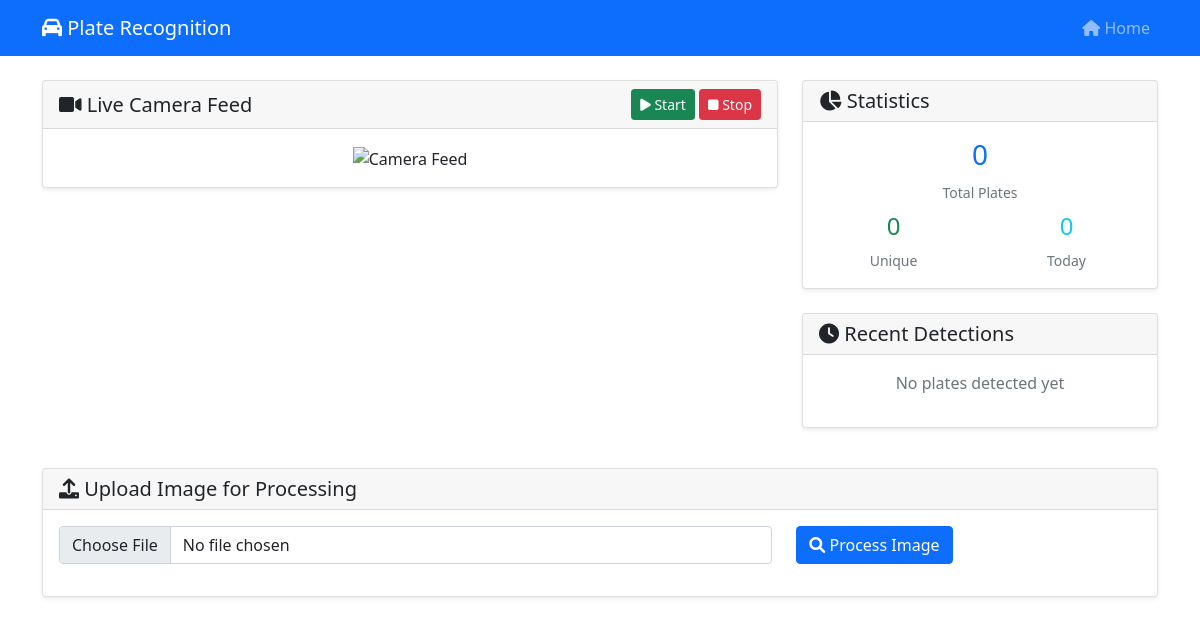
Before: / with the older database file.
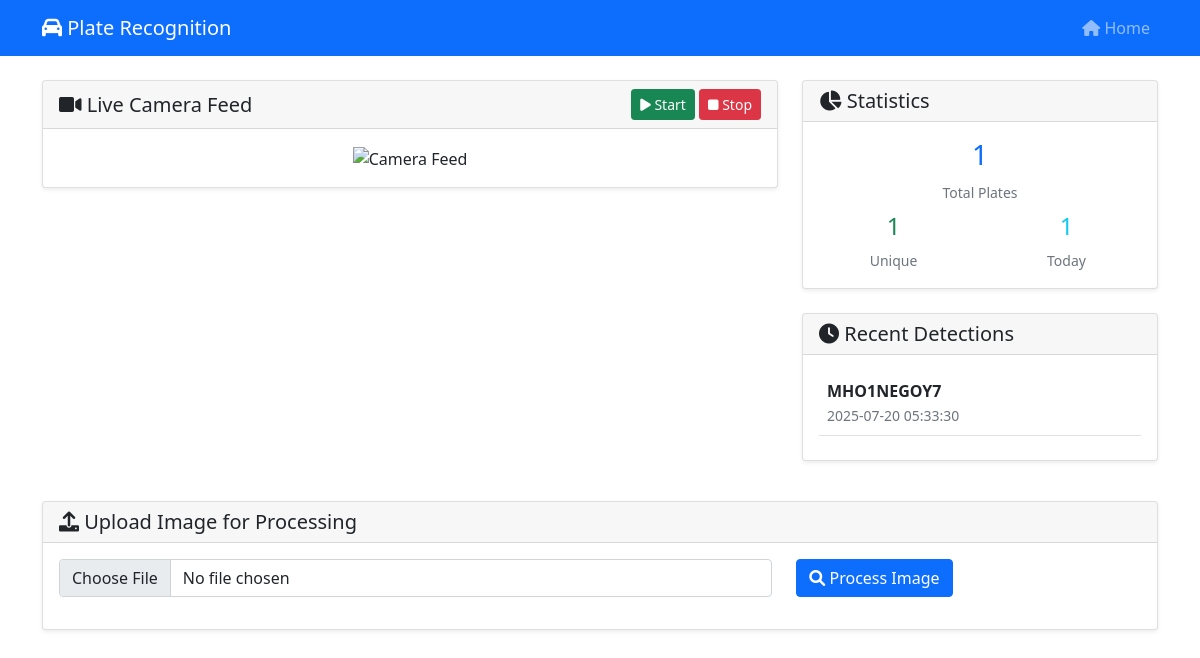
After: the same page with the newer database file.
### tables this page shows
CREATE TABLE detected_plates (
                id INTEGER PRIMARY KEY AUTOINCREMENT,
                plate_number TEXT NOT NULL,
                confidence_score REAL,
                timestamp DATETIME DEFAULT CURRENT_TIMESTAMP,
                image_path TEXT,
                vehicle_type TEXT,
                location TEXT,
                status TEXT DEFAULT 'detected'
            );

### app/web/routes.py (the view)
@main.route('/')
def index():
    stats = db_manager.get_statistics()
    recent_plates = db_manager.get_recent_plates(10)
    return render_template('index.html', stats=stats, recent_plates=recent_plates)

### app/models/database.py (called while the page is built)
    def get_connection(self):
        if not hasattr(self._local, 'connection'):
            self._local.connection = sqlite3.connect(str(self.db_path))
            self._local.connection.row_factory = sqlite3.Row
        return self._local.connection

    def get_recent_plates(self, limit=50):
        conn = self.get_connection()
        cursor = conn.cursor()
        cursor.execute('''
            SELECT * FROM detected_plates
            ORDER BY timestamp DESC
            LIMIT ?
        ''', (limit,))
        return cursor.fetchall()

### app/web/templates/index.html (shortened to what this page needs)
{% extends "base.html" %}
{% block content %}
<div class="row">
    <div class="col-md-8">
        <div class="card">
            <div class="card-header d-flex justify-content-between align-items-center">
                <h5 class="mb-0"><i class="fas fa-video"></i> Live Camera Feed</h5>
                <div>
                    <a href="{{ url_for('main.start_camera') }}" class="btn btn-success btn-sm">
                        <i class="fas fa-play"></i> Start
                    </a>
                    <a href="{{ url_for('main.stop_camera') }}" class="btn btn-danger btn-sm">
                        <i class="fas fa-stop"></i> Stop
                    </a>
                </div>
            </div>
            <div class="card-body text-center">
                <img src="{{ url_for('main.video_feed') }}" class="img-fluid" alt="Camera Feed">
            </div>
        </div>
    </div>
    <div class="col-md-4">
        <div class="card mb-4">
            <div class="card-header">
                <h5 class="mb-0"><i class="fas fa-chart-pie"></i> Statistics</h5>
            </div>
            <div class="card-body">
                <div class="row text-center">
                    <div class="col-12 mb-2">
                        <h3 class="text-primary">{{ stats.total_plates or 0 }}</h3>
                        <small class="text-muted">Total Plates</small>
                    </div>
                    <div class="col-6">
                        <h4 class="text-success">{{ stats.unique_plates or 0 }}</h4>
                        <small class="text-muted">Unique</small>
                    </div>
                    <div class="col-6">
                        <h4 class="text-info">{{ stats.today_detections or 0 }}</h4>
                        <small class="text-muted">Today</small>
                    </div>
                </div>
            </div>
        </div>
        <div class="card">
            <div class="card-header">
                <h5 class="mb-0"><i class="fas fa-clock"></i> Recent Detections</h5>
            </div>
            <div class="card-body">
                {% if recent_plates %}
                    <div class="recent-plates" style="max-height: 400px; overflow-y: auto;">
                        {% for plate in recent_plates %}
                        <div class="d-flex justify-content-between align-items-center mb-2 p-2 border-bottom">
                            <div>
                                <strong>{{ plate.plate_number }}</strong><br>
                                <small class="text-muted">{{ plate.timestamp }}</small>
                            </div>
                        </div>
                        {% endfor %}
                    </div>
                {% else %}
                    <p class="text-muted text-center">No plates detected yet</p>
                {% endif %}
            </div>
        </div>
    </div>
</div>
<div class="row mt-4">
    <div class="col-12">
        <div class="card">
            <div class="card-header">
                <h5 class="mb-0"><i class="fas fa-upload"></i> Upload Image for Processing</h5>
            </div>
            <div class="card-body">
                <form id="uploadForm" enctype="multipart/form-data">
                    <div class="row">
                        <div class="col-md-8">
                            <input type="file" class="form-control" id="imageFile" name="image" accept="image/*" required>
                        </div>
                        <div class="col-md-4">
                            <button type="submit" class="btn btn-primary">
                                <i class="fas fa-search"></i> Process Image
                            </button>
                        </div>
                    </div>
                </form>
            </div>
        </div>
    </div>
</div>
{% endblock %}

Changed rows visible on the page:
added detected_plates: plate_number "MHO1NEGOY7", timestamp "2025-07-20 05:33:30"
Other visible differences:
{{ stats.total_plates or 0 }}: "0" → "1"
{{ stats.unique_plates or 0 }}: "0" → "1"
{{ stats.today_detections or 0 }}: "0" → "1"
text no longer shown: "No plates detected yet"
